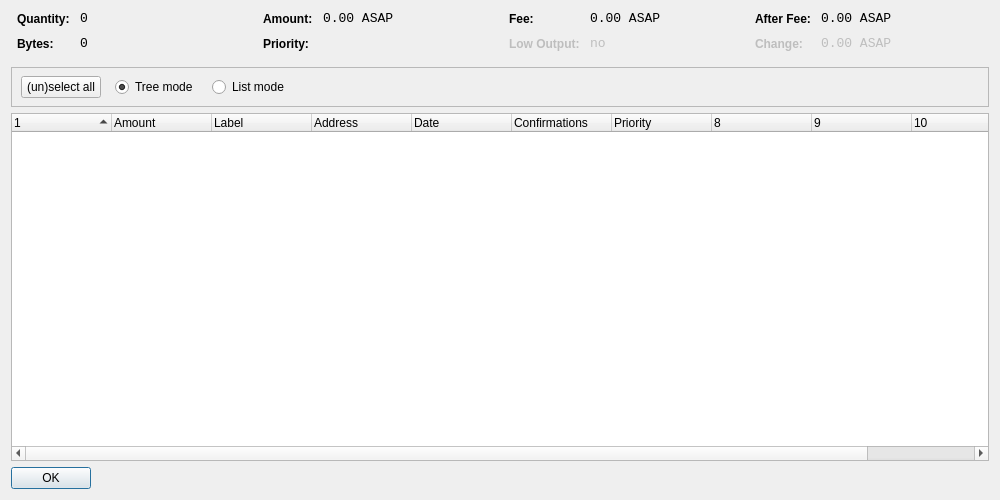
<?xml version="1.0" encoding="UTF-8"?>
<ui version="4.0">
 <class>CoinControlDialog</class>
 <widget class="QDialog" name="CoinControlDialog">
  <property name="geometry">
   <rect>
    <x>0</x>
    <y>0</y>
    <width>1000</width>
    <height>500</height>
   </rect>
  </property>
  <property name="windowTitle">
   <string>Coin Control</string>
  </property>
  <layout class="QVBoxLayout" name="verticalLayout">
   <item>
    <layout class="QHBoxLayout" name="horizontalLayoutTop" stretch="0,0,0,0">
     <property name="topMargin">
      <number>0</number>
     </property>
     <property name="bottomMargin">
      <number>10</number>
     </property>
     <item>
      <layout class="QFormLayout" name="formLayoutCoinControl1">
       <property name="horizontalSpacing">
        <number>10</number>
       </property>
       <property name="verticalSpacing">
        <number>10</number>
       </property>
       <property name="leftMargin">
        <number>6</number>
       </property>
       <property name="rightMargin">
        <number>6</number>
       </property>
       <item row="0" column="0">
        <widget class="QLabel" name="labelCoinControlQuantityText">
         <property name="styleSheet">
          <string notr="true">font-weight:bold;</string>
         </property>
         <property name="text">
          <string>Quantity:</string>
         </property>
        </widget>
       </item>
       <item row="0" column="1">
        <widget class="QLabel" name="labelCoinControlQuantity">
         <property name="font">
          <font>
           <family>Monospace</family>
           <pointsize>10</pointsize>
          </font>
         </property>
         <property name="cursor">
          <cursorShape>IBeamCursor</cursorShape>
         </property>
         <property name="contextMenuPolicy">
          <enum>Qt::ActionsContextMenu</enum>
         </property>
         <property name="text">
          <string notr="true">0</string>
         </property>
         <property name="textInteractionFlags">
          <set>Qt::LinksAccessibleByMouse|Qt::TextSelectableByKeyboard|Qt::TextSelectableByMouse</set>
         </property>
        </widget>
       </item>
       <item row="1" column="0">
        <widget class="QLabel" name="labelCoinControlBytesText">
         <property name="styleSheet">
          <string notr="true">font-weight:bold;</string>
         </property>
         <property name="text">
          <string>Bytes:</string>
         </property>
        </widget>
       </item>
       <item row="1" column="1">
        <widget class="QLabel" name="labelCoinControlBytes">
         <property name="font">
          <font>
           <family>Monospace</family>
           <pointsize>10</pointsize>
          </font>
         </property>
         <property name="cursor">
          <cursorShape>IBeamCursor</cursorShape>
         </property>
         <property name="contextMenuPolicy">
          <enum>Qt::ActionsContextMenu</enum>
         </property>
         <property name="text">
          <string notr="true">0</string>
         </property>
         <property name="textInteractionFlags">
          <set>Qt::LinksAccessibleByMouse|Qt::TextSelectableByKeyboard|Qt::TextSelectableByMouse</set>
         </property>
        </widget>
       </item>
      </layout>
     </item>
     <item>
      <layout class="QFormLayout" name="formLayoutCoinControl2">
       <property name="horizontalSpacing">
        <number>10</number>
       </property>
       <property name="verticalSpacing">
        <number>10</number>
       </property>
       <property name="leftMargin">
        <number>6</number>
       </property>
       <property name="rightMargin">
        <number>6</number>
       </property>
       <item row="0" column="0">
        <widget class="QLabel" name="labelCoinControlAmountText">
         <property name="styleSheet">
          <string notr="true">font-weight:bold;</string>
         </property>
         <property name="text">
          <string>Amount:</string>
         </property>
        </widget>
       </item>
       <item row="0" column="1">
        <widget class="QLabel" name="labelCoinControlAmount">
         <property name="font">
          <font>
           <family>Monospace</family>
           <pointsize>10</pointsize>
          </font>
         </property>
         <property name="cursor">
          <cursorShape>IBeamCursor</cursorShape>
         </property>
         <property name="contextMenuPolicy">
          <enum>Qt::ActionsContextMenu</enum>
         </property>
         <property name="text">
          <string notr="true">0.00 ASAP</string>
         </property>
         <property name="textInteractionFlags">
          <set>Qt::LinksAccessibleByMouse|Qt::TextSelectableByKeyboard|Qt::TextSelectableByMouse</set>
         </property>
        </widget>
       </item>
       <item row="1" column="0">
        <widget class="QLabel" name="labelCoinControlPriorityText">
         <property name="styleSheet">
          <string notr="true">font-weight:bold;</string>
         </property>
         <property name="text">
          <string>Priority:</string>
         </property>
        </widget>
       </item>
       <item row="1" column="1">
        <widget class="QLabel" name="labelCoinControlPriority">
         <property name="font">
          <font>
           <family>Monospace</family>
           <pointsize>10</pointsize>
          </font>
         </property>
         <property name="cursor">
          <cursorShape>IBeamCursor</cursorShape>
         </property>
         <property name="contextMenuPolicy">
          <enum>Qt::ActionsContextMenu</enum>
         </property>
         <property name="text">
          <string/>
         </property>
         <property name="textInteractionFlags">
          <set>Qt::LinksAccessibleByMouse|Qt::TextSelectableByKeyboard|Qt::TextSelectableByMouse</set>
         </property>
        </widget>
       </item>
      </layout>
     </item>
     <item>
      <layout class="QFormLayout" name="formLayoutCoinControl3">
       <property name="horizontalSpacing">
        <number>10</number>
       </property>
       <property name="verticalSpacing">
        <number>10</number>
       </property>
       <property name="leftMargin">
        <number>6</number>
       </property>
       <property name="rightMargin">
        <number>6</number>
       </property>
       <item row="0" column="0">
        <widget class="QLabel" name="labelCoinControlFeeText">
         <property name="styleSheet">
          <string notr="true">font-weight:bold;</string>
         </property>
         <property name="text">
          <string>Fee:</string>
         </property>
        </widget>
       </item>
       <item row="0" column="1">
        <widget class="QLabel" name="labelCoinControlFee">
         <property name="font">
          <font>
           <family>Monospace</family>
           <pointsize>10</pointsize>
          </font>
         </property>
         <property name="cursor">
          <cursorShape>IBeamCursor</cursorShape>
         </property>
         <property name="contextMenuPolicy">
          <enum>Qt::ActionsContextMenu</enum>
         </property>
         <property name="text">
          <string notr="true">0.00 ASAP</string>
         </property>
         <property name="textInteractionFlags">
          <set>Qt::LinksAccessibleByMouse|Qt::TextSelectableByKeyboard|Qt::TextSelectableByMouse</set>
         </property>
        </widget>
       </item>
       <item row="1" column="0">
        <widget class="QLabel" name="labelCoinControlLowOutputText">
         <property name="enabled">
          <bool>false</bool>
         </property>
         <property name="styleSheet">
          <string notr="true">font-weight:bold;</string>
         </property>
         <property name="text">
          <string>Low Output:</string>
         </property>
        </widget>
       </item>
       <item row="1" column="1">
        <widget class="QLabel" name="labelCoinControlLowOutput">
         <property name="enabled">
          <bool>false</bool>
         </property>
         <property name="font">
          <font>
           <family>Monospace</family>
           <pointsize>10</pointsize>
          </font>
         </property>
         <property name="cursor">
          <cursorShape>IBeamCursor</cursorShape>
         </property>
         <property name="contextMenuPolicy">
          <enum>Qt::ActionsContextMenu</enum>
         </property>
         <property name="text">
          <string notr="true">no</string>
         </property>
         <property name="textInteractionFlags">
          <set>Qt::LinksAccessibleByMouse|Qt::TextSelectableByKeyboard|Qt::TextSelectableByMouse</set>
         </property>
        </widget>
       </item>
      </layout>
     </item>
     <item>
      <layout class="QFormLayout" name="formLayoutCoinControl4">
       <property name="horizontalSpacing">
        <number>10</number>
       </property>
       <property name="verticalSpacing">
        <number>10</number>
       </property>
       <property name="leftMargin">
        <number>6</number>
       </property>
       <property name="rightMargin">
        <number>6</number>
       </property>
       <item row="0" column="0">
        <widget class="QLabel" name="labelCoinControlAfterFeeText">
         <property name="styleSheet">
          <string notr="true">font-weight:bold;</string>
         </property>
         <property name="text">
          <string>After Fee:</string>
         </property>
        </widget>
       </item>
       <item row="0" column="1">
        <widget class="QLabel" name="labelCoinControlAfterFee">
         <property name="font">
          <font>
           <family>Monospace</family>
           <pointsize>10</pointsize>
          </font>
         </property>
         <property name="cursor">
          <cursorShape>IBeamCursor</cursorShape>
         </property>
         <property name="contextMenuPolicy">
          <enum>Qt::ActionsContextMenu</enum>
         </property>
         <property name="text">
          <string notr="true">0.00 ASAP</string>
         </property>
         <property name="textInteractionFlags">
          <set>Qt::LinksAccessibleByMouse|Qt::TextSelectableByKeyboard|Qt::TextSelectableByMouse</set>
         </property>
        </widget>
       </item>
       <item row="1" column="0">
        <widget class="QLabel" name="labelCoinControlChangeText">
         <property name="enabled">
          <bool>false</bool>
         </property>
         <property name="styleSheet">
          <string notr="true">font-weight:bold;</string>
         </property>
         <property name="text">
          <string>Change:</string>
         </property>
        </widget>
       </item>
       <item row="1" column="1">
        <widget class="QLabel" name="labelCoinControlChange">
         <property name="enabled">
          <bool>false</bool>
         </property>
         <property name="font">
          <font>
           <family>Monospace</family>
           <pointsize>10</pointsize>
          </font>
         </property>
         <property name="cursor">
          <cursorShape>IBeamCursor</cursorShape>
         </property>
         <property name="contextMenuPolicy">
          <enum>Qt::ActionsContextMenu</enum>
         </property>
         <property name="text">
          <string notr="true">0.00 ASAP</string>
         </property>
         <property name="textInteractionFlags">
          <set>Qt::LinksAccessibleByMouse|Qt::TextSelectableByKeyboard|Qt::TextSelectableByMouse</set>
         </property>
        </widget>
       </item>
      </layout>
     </item>
    </layout>
   </item>
   <item>
    <widget class="QFrame" name="frame">
     <property name="minimumSize">
      <size>
       <width>0</width>
       <height>40</height>
      </size>
     </property>
     <property name="frameShape">
      <enum>QFrame::StyledPanel</enum>
     </property>
     <property name="frameShadow">
      <enum>QFrame::Sunken</enum>
     </property>
     <widget class="QWidget" name="horizontalLayoutWidget">
      <property name="geometry">
       <rect>
        <x>10</x>
        <y>0</y>
        <width>781</width>
        <height>41</height>
       </rect>
      </property>
      <layout class="QHBoxLayout" name="horizontalLayoutPanel" stretch="0,0,0,0,0">
       <property name="spacing">
        <number>14</number>
       </property>
       <item>
        <widget class="QPushButton" name="pushButtonSelectAll">
         <property name="sizePolicy">
          <sizepolicy hsizetype="Maximum" vsizetype="Fixed">
           <horstretch>0</horstretch>
           <verstretch>0</verstretch>
          </sizepolicy>
         </property>
         <property name="text">
          <string>(un)select all</string>
         </property>
        </widget>
       </item>
       <item>
        <widget class="QRadioButton" name="radioTreeMode">
         <property name="sizePolicy">
          <sizepolicy hsizetype="Maximum" vsizetype="Fixed">
           <horstretch>0</horstretch>
           <verstretch>0</verstretch>
          </sizepolicy>
         </property>
         <property name="text">
          <string>Tree mode</string>
         </property>
         <property name="checked">
          <bool>true</bool>
         </property>
        </widget>
       </item>
       <item>
        <widget class="QRadioButton" name="radioListMode">
         <property name="sizePolicy">
          <sizepolicy hsizetype="Maximum" vsizetype="Fixed">
           <horstretch>0</horstretch>
           <verstretch>0</verstretch>
          </sizepolicy>
         </property>
         <property name="text">
          <string>List mode</string>
         </property>
        </widget>
       </item>
       <item>
        <spacer name="horizontalSpacer">
         <property name="orientation">
          <enum>Qt::Horizontal</enum>
         </property>
         <property name="sizeHint" stdset="0">
          <size>
           <width>40</width>
           <height>20</height>
          </size>
         </property>
        </spacer>
       </item>
      </layout>
     </widget>
    </widget>
   </item>
   <item>
    <widget class="CoinControlTreeWidget" name="treeWidget">
     <property name="contextMenuPolicy">
      <enum>Qt::CustomContextMenu</enum>
     </property>
     <property name="sortingEnabled">
      <bool>false</bool>
     </property>
     <property name="columnCount">
      <number>11</number>
     </property>
     <attribute name="headerShowSortIndicator" stdset="0">
      <bool>true</bool>
     </attribute>
     <attribute name="headerStretchLastSection">
      <bool>false</bool>
     </attribute>
     <column>
      <property name="text">
       <string/>
      </property>
     </column>
     <column>
      <property name="text">
       <string>Amount</string>
      </property>
     </column>
     <column>
      <property name="text">
       <string>Label</string>
      </property>
     </column>
     <column>
      <property name="text">
       <string>Address</string>
      </property>
     </column>
     <column>
      <property name="text">
       <string>Date</string>
      </property>
     </column>
     <column>
      <property name="text">
       <string>Confirmations</string>
      </property>
      <property name="toolTip">
       <string>Confirmed</string>
      </property>
     </column>
     <column>
      <property name="text">
       <string>Priority</string>
      </property>
     </column>
     <column>
      <property name="text">
       <string/>
      </property>
     </column>
     <column>
      <property name="text">
       <string/>
      </property>
     </column>
     <column>
      <property name="text">
       <string/>
      </property>
     </column>
     <column>
      <property name="text">
       <string/>
      </property>
     </column>
    </widget>
   </item>
   <item>
    <widget class="QDialogButtonBox" name="buttonBox">
     <property name="sizePolicy">
      <sizepolicy hsizetype="Maximum" vsizetype="Fixed">
       <horstretch>0</horstretch>
       <verstretch>0</verstretch>
      </sizepolicy>
     </property>
     <property name="orientation">
      <enum>Qt::Horizontal</enum>
     </property>
     <property name="standardButtons">
      <set>QDialogButtonBox::Ok</set>
     </property>
    </widget>
   </item>
  </layout>
 </widget>
 <customwidgets>
  <customwidget>
   <class>CoinControlTreeWidget</class>
   <extends>QTreeWidget</extends>
   <header>coincontroltreewidget.h</header>
  </customwidget>
 </customwidgets>
 <resources/>
 <connections/>
</ui>
